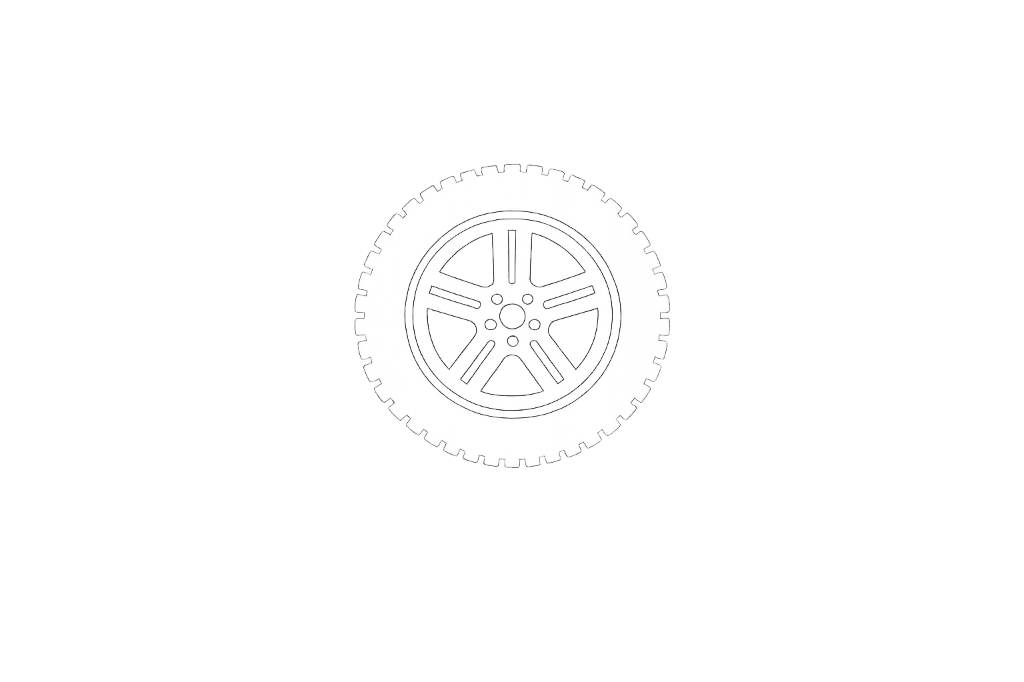
#> input picture assets/ic_notification.png, 1024 x 682 px, found by its file name
$ python deploy_new_icon.py
#> lines starting #> are read from the running program, lines starting #| are printed output that depends on the picture
from PIL import Image
import os
import sys

def create_notification_icon(source_path, target_dirs):
    if not os.path.exists(source_path):
        print(f"File not found: {source_path}")
        return

    # Open the provided icon
    img = Image.open(source_path).convert("RGBA")
#> img is the input picture: PIL image 1024x682 RGBA; mean R, G, B, A 22, 22.1, 22.1, 21

    pixels = img.load()
    width, height = img.size
#> width = 1024; height = 682

    # We want to find the bounding box of where alpha > 10 (ignore dust/faint pixels)
    min_x = width
#> min_x = 1024
    min_y = height
#> min_y = 682
    max_x = 0
    max_y = 0

    for y in range(height):
        for x in range(width):
            r, g, b, a = pixels[x, y]
            if a > 10:
                # Also, if the user uploaded a black-on-white image that was auto-converted
                # maybe they have rgb(0,0,0,255) pixels that represent the lines.
                # All pixels with alpha > 10 will become WHITE.
                if x < min_x: min_x = x
                if x > max_x: max_x = x
                if y < min_y: min_y = y
                if y > max_y: max_y = y
#> after the loop, max_x = 670; max_y = 468; min_x = 354; min_y = 163

    if min_x > max_x:
        print("No valid logo pixels found in the image.")
        return

    print(f"Found true bbox: ({min_x}, {min_y}, {max_x}, {max_y})")
#| Found true bbox: (354, 163, 670, 468)

    # Crop to exact visible pixels
    cropped = img.crop((min_x, min_y, max_x + 1, max_y + 1))
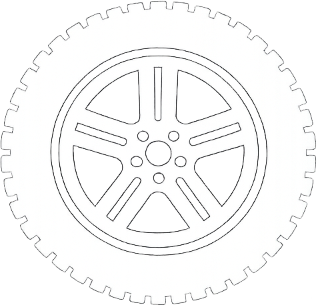
#> cropped: PIL image 317x306 RGBA; mean R, G, B, A 154.8, 154.9, 155, 150.8; transparent parts drawn white

    # Render all visible pixels as pure white
    data = cropped.getdata()
    new_data = []
    for (r, g, b, a) in data:
        # Increase alpha slightly to ensure sharp visibility if it's antialiased
        new_a = min(255, int(a * 1.5)) if a > 5 else 0
        if new_a > 0:
            new_data.append((255, 255, 255, new_a))
        else:
            new_data.append((255, 255, 255, 0))
#> after the loop, new_data = 97002 items

    cropped.putdata(new_data)

    sizes = {
        'mipmap-mdpi': 24,
        'mipmap-hdpi': 36,
        'mipmap-xhdpi': 48,
        'mipmap-xxhdpi': 72,
        'mipmap-xxxhdpi': 96
    }

    res_dir = 'C:/Users/hp/Pictures/ECM/android/app/src/main/res'

    for folder, size in sizes.items():
        target_dir = os.path.join(res_dir, folder)
        if os.path.exists(target_dir):
            # Target size leaving ~4% padding on each side so it's "big" but safe
            pad = int(size * 0.04)
            target_box = size - (pad * 2)

            cw, ch = cropped.size
            ratio = min(target_box / cw, target_box / ch)
            new_w, new_h = max(1, int(cw * ratio)), max(1, int(ch * ratio))

            resized = cropped.resize((new_w, new_h), Image.Resampling.LANCZOS)

            canvas = Image.new("RGBA", (size, size), (255, 255, 255, 0))
            offset_x = (size - new_w) // 2
            offset_y = (size - new_h) // 2
            canvas.paste(resized, (offset_x, offset_y))

            out_path = os.path.join(target_dir, 'ic_notification.png')
            canvas.save(out_path, "PNG")
            print(f"Saved optimized icon to {out_path} ({size}x{size})")

if __name__ == "__main__":
    create_notification_icon('C:/Users/hp/Pictures/ECM/assets/ic_notification.png', [])
